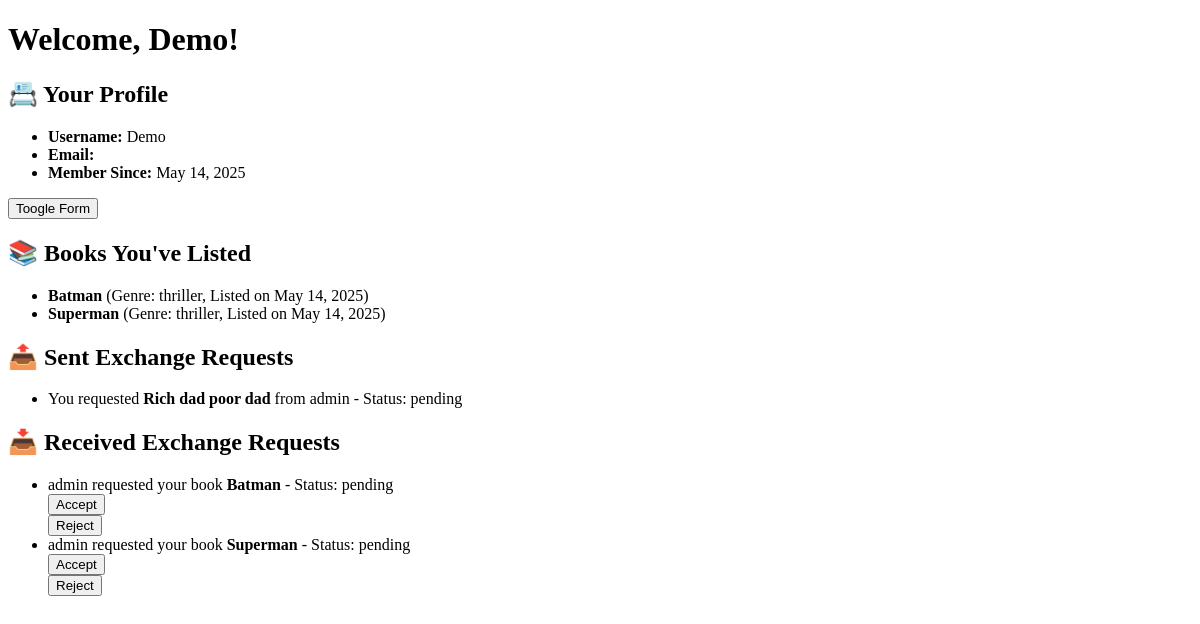
The page /profile/ (signed in) on the database as committed earlier.
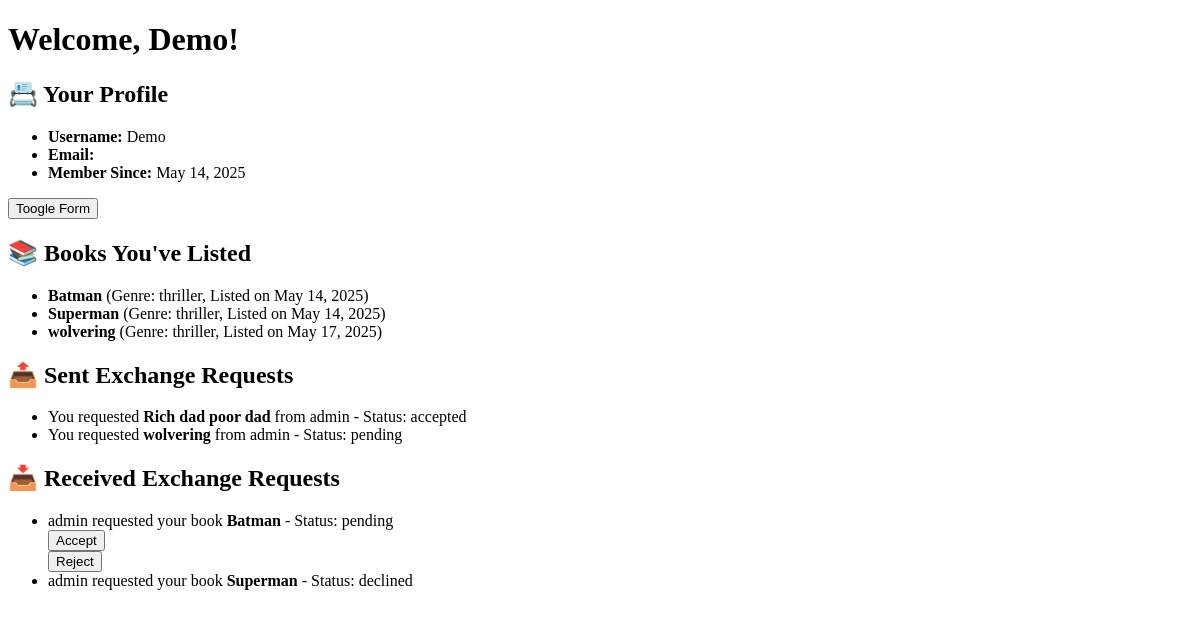
The same page on the database as committed later.
### bookswap/models.py (models this page shows, shortened)
class Book(models.Model):
    Genre_Options = [
        ('horror', 'Horror'),
        ('thriller', 'Thriller'),
        ('romance', 'Romance'),
    ]
    user = models.ForeignKey(User, on_delete=models.CASCADE,default=default_user)  # Who posted the book
    book_id = models.AutoField(primary_key=True)
    book_name = models.CharField(max_length=255)
    book_author = models.CharField(max_length=255)
    book_description = models.TextField()
    genre = models.CharField(max_length=100, choices=Genre_Options)
    created_at = models.DateTimeField(auto_now_add=True)
    updated_at = models.DateTimeField(auto_now=True)

class Request(models.Model):
    STATUS_CHOICES = [
        ('pending', 'Pending'),
        ('accepted', 'Accepted'),
        ('declined', 'Declined'),
    ]
    request_id = models.AutoField(primary_key=True)
    status = models.CharField(max_length=10, choices=STATUS_CHOICES, default='pending')
    book = models.ForeignKey(Book, related_name='requests', on_delete=models.CASCADE)
    requester = models.ForeignKey(User, related_name='sent_requests', on_delete=models.CASCADE)
    receiver = models.ForeignKey(User, related_name='received_requests', on_delete=models.CASCADE)

### bookswap/views.py (the view, shortened to what this page needs)
# urls.py: path('profile/',Userprofile.as_view(),name='profile-page'),
@method_decorator(login_required, name='dispatch')
class Userprofile(View):
        def get(self,request):
            try:
                Current_user_info = User.objects.get(id=request.user.id)
                book_list_form = Book_Model_Form()
                Book_List = Book.objects.filter(user=request.user)
                sent_request = Request.objects.filter(requester=request.user)
                receiver_request = Request.objects.filter(receiver=request.user)
                context = {'username':Current_user_info.username,'email':Current_user_info.email,'date_joined':Current_user_info.date_joined,'book_list_form':book_list_form,'Book_List':Book_List,'sent_request':sent_request,'recieved_request':receiver_request}
                return render(request,'profile.html',context=context)
            except Exception as e:
                    print(f"Error in registration: {e}")

### bookswap/models.py (called while the page is built)
def default_user():
    return User.objects.first().id

### bookswap/templates/profile.html (shortened to what this page needs)
<!DOCTYPE html>
{% load static %}
<html>
<head>
</head>
<body>
    <h1>Welcome, {{ username }}!</h1>
    <h2>📇 Your Profile</h2>
    <ul>
        <li><strong>Username:</strong> {{ username }}</li>
        <li><strong>Email:</strong> {{ email }}</li>
        <li><strong>Member Since:</strong> {{ date_joined|date:"F j, Y" }}</li>
    </ul>
    <button id="toggleBtn" onclick="toggleform()">Toogle Form</button>
    <h2>📚 Books You've Listed</h2>
    <ul>
        {% for book in Book_List %}
            <li>
                <strong>{{ book.book_name }}</strong> (Genre: {{ book.genre }}, Listed on {{ book.created_at|date:"M j, Y" }})
            </li>
        {% empty %}
            <li>No books listed yet.</li>
        {% endfor %}
    </ul>
    <h2>📤 Sent Exchange Requests</h2>
    <ul>
        {% for req in sent_request %}
            <li>You requested <strong>{{ req.book.book_name }}</strong> from {{ req.receiver.username }} - Status: {{ req.status }}</li>
        {% empty %}
            <li>No requests sent yet.</li>
        {% endfor %}
    </ul>
    <h2>📥 Received Exchange Requests</h2>
    <ul>
        {% for req in recieved_request %}
            <li>{{ req.requester.username }} requested your book <strong>{{ req.book.book_name }}</strong> - Status: {{ req.status }}</li>
            {% if req.status == "pending" %}
            <form method="POST" action="{% url 'Request_Accept' req.request_id %}" style="display:inline-block;">
                <button type="Submit">Accept</button>
            </form>
            <form method="POST" action="{% url 'Request_Reject' req.request_id %}">
                <button type="Submit">Reject</button>
            </form>
            {% endif %}
        {% empty %}
            <li>No incoming requests.</li>
        {% endfor %}
    </ul>
</body>
</html>

Rows that differ between the two databases and show on the page:
added Book: book_name "wolvering", genre "thriller", created_at "May 17, 2025"
changed Request "Rich dad poor dad": status "pending" → "accepted"
added Request: book.book_name "wolvering", receiver.username "admin", status "pending", shown under "📤 Sent Exchange Requests"
changed Request "Superman": status "pending" → "declined"; no longer shows "Accept Reject"
